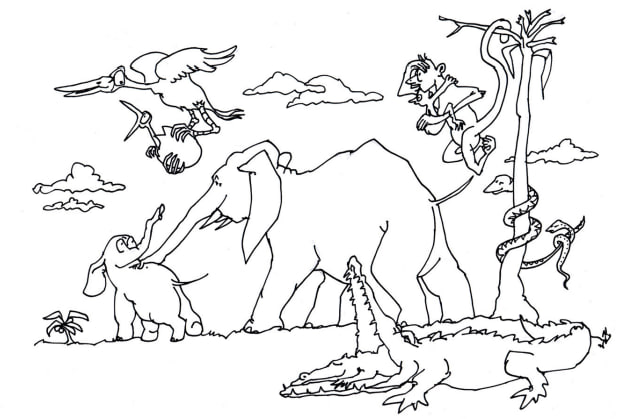
#> input picture spot_the_difference/puzzles/puzzle_extra_05.jpg, 629 x 419 px, found by its file name
$ python test_safeguards.py
#> lines starting #> are read from the running program, lines starting #| are printed output that depends on the picture; after the words box and inside, x2 and y2 are one past the last pixel; in counts of white or black regions, pixels touching at a corner belong together
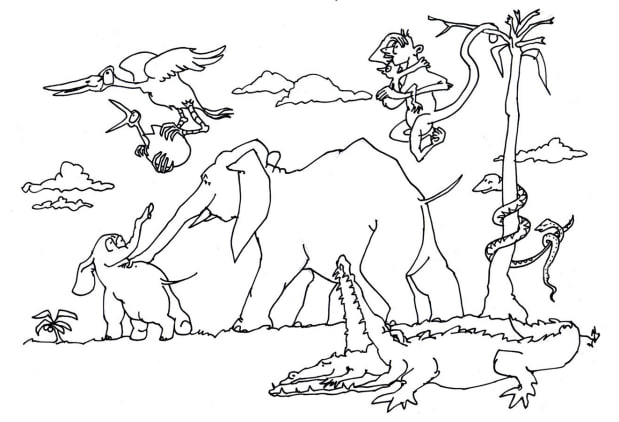
#> input picture spot_the_difference/puzzles/puzzle_extra_06.jpg, 619 x 422 px, found by its file name
### spot_the_difference/spot_the_differences.py
#!/usr/bin/env python3
"""
spot_the_difference.py  (v2 – fixed)
=====================================
Fixes over v1:
  FIX A — Large blobs (r > max_allowed_r) are now SPLIT via distance-transform
           watershed instead of silently dropped.  This recovers the tail and
           cushion-stripe differences that were being swallowed by one giant
           alignment-artifact blob.
  FIX B — HUE_DILATE_KSIZE reduced 21→9 so the hue mask doesn't bleed and
           fuse unrelated regions into one oversized blob.
  FIX C — MERGE_RADIUS reduced 88→55 so spatially-separate differences
           (tail vs. cushion-stripe) don't collapse into a single circle that
           then exceeds the radius cap and gets dropped.
  FIX D — delta_floor lowered 8.0→7.0 to catch low-contrast diffs like the tail.
  FIX E — Circle padding tightened (+12→+6) so circles hug the real diff region.
  FIX F — No per-circle numbering badges.  Only the total count is shown on the
           Khmer banner.

Usage (unchanged):
  python spot_the_difference.py puzzle.jpg
  python spot_the_difference.py original.png modified.png
  python spot_the_difference.py numbergrid.png --mode number
"""

import sys
import argparse
import warnings
import random
import os
import re
import cv2
import numpy as np
from pathlib import Path
from skimage.metrics import structural_similarity as ssim
from PIL import Image, ImageDraw, ImageFont

warnings.filterwarnings("ignore")


# ─────────────────────────────────────────────────────────────────────────────
#  TUNING CONSTANTS
# ─────────────────────────────────────────────────────────────────────────────

MAX_WARP_SCALE       = 3.0
SAME_RATIO_TOL       = 0.03
ECC_MAX_DIM          = 400
ECC_MAX_ITER         = 150
ECC_EPS              = 1e-5

NUM_CELL_PAD         = 4
NUM_MIN_COLS         = 3
NUM_MIN_ROWS         = 3

HUE_FIXED_THRESH     = 30    # degrees — hue arc above this fires
HUE_SAT_MIN          = 30    # ignore pixels below this saturation
HUE_DILATE_KSIZE     = 9     # FIX B: was 21 — smaller kernel prevents blob fusion
HUE_SCORE_WEIGHT     = 0.5
MAX_BLOB_RADIUS_FRAC = 0.25
MERGE_RADIUS         = 55    # FIX C: was 88 — tighter merging
LOW_DELTA_FRAC       = 0.30
CIRCLE_PAD           = 6     # FIX E: was 12 — tighter circles


# ─────────────────────────────────────────────────────────────────────────────
#  FONTS
# ─────────────────────────────────────────────────────────────────────────────

_KHMER_FONT_CANDIDATES = [
    "/usr/share/fonts/truetype/noto/NotoSansKhmer-Bold.ttf",
    "/usr/share/fonts/truetype/noto/NotoSerifKhmer-Bold.ttf",
    "/usr/share/fonts/truetype/noto/NotoSansKhmer-Regular.ttf",
    "/usr/share/fonts/truetype/noto/NotoSerifKhmer-Regular.ttf",
    "C:/Windows/Fonts/NotoSansKhmer-Bold.ttf",
    "C:/Windows/Fonts/NotoSansKhmer-Regular.ttf",
    "C:/Windows/Fonts/NotoSerifKhmer-Bold.ttf",
    "C:/Windows/Fonts/NotoSerifKhmer-Regular.ttf",
    "/Library/Fonts/NotoSansKhmer-Bold.ttf",
    "/Library/Fonts/NotoSansKhmer-Regular.ttf",
    os.path.expanduser("~/Library/Fonts/NotoSansKhmer-Bold.ttf"),
    os.path.expanduser("~/Library/Fonts/NotoSansKhmer[wdth,wght].ttf"),
    "/usr/local/share/fonts/NotoSansKhmer-Bold.ttf",
    os.path.expanduser("~/.fonts/NotoSansKhmer-Bold.ttf"),
    os.path.expanduser("~/.local/share/fonts/NotoSansKhmer-Bold.ttf"),
]

_AVAILABLE_KHMER_FONTS = [p for p in _KHMER_FONT_CANDIDATES if os.path.exists(p)]

if not _AVAILABLE_KHMER_FONTS:
    print(
        "[WARN] No Khmer fonts found. Khmer text will fall back to the default font.\n"
        "       Linux : sudo apt install fonts-noto-core\n"
        "       macOS : brew install font-noto-sans-khmer"
    )

_LATIN_FONT = next((p for p in [
    "/usr/share/fonts/truetype/liberation/LiberationSans-Bold.ttf",
    "/usr/share/fonts/truetype/dejavu/DejaVuSans-Bold.ttf",
    "C:/Windows/Fonts/arialbd.ttf",
    "/Library/Fonts/Arial Bold.ttf",
    "/System/Library/Fonts/Supplemental/Arial Bold.ttf",
] if os.path.exists(p)), None)


# [15 lines left out: function pick_random_khmer_font, not called in this run]


# ─────────────────────────────────────────────────────────────────────────────
#  1.  IMAGE I/O
# ─────────────────────────────────────────────────────────────────────────────

def load_bgr(path: str) -> np.ndarray:
    return cv2.cvtColor(np.array(Image.open(path).convert("RGB")), cv2.COLOR_RGB2BGR)


# [146 lines left out: functions _find_separator, crop_text_by_gap, auto_slice, not called in this run]


# ─────────────────────────────────────────────────────────────────────────────
#  2.  ALIGNMENT
# ─────────────────────────────────────────────────────────────────────────────

def _gray(img: np.ndarray) -> np.ndarray:
    return cv2.cvtColor(img, cv2.COLOR_BGR2GRAY)


def _ssim(a: np.ndarray, b: np.ndarray) -> float:
    ga = _gray(cv2.resize(a, (512, 512)))
    gb = _gray(cv2.resize(b, (512, 512)))
    score, _ = ssim(ga, gb, full=True)
    return float(score)


def _warp_h(src, H, wh):
    return cv2.warpPerspective(src, H, wh,
                               flags=cv2.INTER_LANCZOS4,
                               borderMode=cv2.BORDER_REFLECT_101)


def _homography_ok(H, w, h):
    if H is None:
        return False
    pts  = np.float32([[0,0],[w,0],[w,h],[0,h]]).reshape(-1,1,2)
    out  = cv2.perspectiveTransform(pts, H).reshape(-1,2)
    ow   = float(np.max(out[:,0]) - np.min(out[:,0]))
    oh   = float(np.max(out[:,1]) - np.min(out[:,1]))
    if ow < 1 or oh < 1:
        return False
    sx, sy = ow/w, oh/h
    lo, hi = 1.0/MAX_WARP_SCALE, float(MAX_WARP_SCALE)
    return lo < sx < hi and lo < sy < hi


def _stage1_scale(ref, tgt):
    h,  w  = ref.shape[:2]
    ht, wt = tgt.shape[:2]
    if h == ht and w == wt:
        print("[INFO] Stage-1: same size — skip")
        return tgt
    ar_r = w  / h
    ar_t = wt / ht
    diff = abs(ar_r - ar_t) / max(ar_r, ar_t)
    if diff <= SAME_RATIO_TOL:
        out = cv2.resize(tgt, (w, h), interpolation=cv2.INTER_LANCZOS4)
        print(f"[INFO] Stage-1: same ratio → Lanczos resize")
        return out
    scale   = min(w / wt, h / ht)
    nw, nh  = int(wt * scale), int(ht * scale)
    resized = cv2.resize(tgt, (nw, nh), interpolation=cv2.INTER_LANCZOS4)
    edge    = np.concatenate([resized[0].reshape(-1,3), resized[-1].reshape(-1,3),
                              resized[:,0].reshape(-1,3), resized[:,-1].reshape(-1,3)])
    pad_c   = tuple(int(x) for x in np.median(edge, axis=0))
    canvas  = np.full((h, w, 3), pad_c, dtype=np.uint8)
    y0, x0  = (h - nh) // 2, (w - nw) // 2
    canvas[y0:y0+nh, x0:x0+nw] = resized
    print(f"[INFO] Stage-1: different ratio → fit-and-pad")
    return canvas


def _match(g_ref, g_tgt, name):
    if   name == "SIFT":  det, norm = cv2.SIFT_create(nfeatures=12000), cv2.NORM_L2
    elif name == "AKAZE": det, norm = cv2.AKAZE_create(),                cv2.NORM_HAMMING
    else:                 det, norm = cv2.ORB_create(nfeatures=12000),   cv2.NORM_HAMMING
    kp1, d1 = det.detectAndCompute(g_ref, None)
    kp2, d2 = det.detectAndCompute(g_tgt, None)
    if d1 is None or d2 is None or len(kp1) < 8 or len(kp2) < 8:
        return kp1, kp2, []
    matcher = cv2.BFMatcher(norm, crossCheck=False)
    raw     = matcher.knnMatch(d2, d1, k=2)
    good    = [m for m,n in raw if len((m,n))==2 and m.distance < 0.78*n.distance]
    return kp1, kp2, good


def _stage2_features(ref, tgt):
    h, w  = ref.shape[:2]
    g_ref = _gray(ref)
    g_tgt = _gray(tgt)
    for name in ("SIFT", "AKAZE", "ORB"):
        kp1, kp2, good = _match(g_ref, g_tgt, name)
        print(f"[INFO] Stage-2 {name}: {len(good)} good matches")
        if len(good) < 12:
            continue
        src = np.float32([kp2[m.queryIdx].pt for m in good]).reshape(-1,1,2)
        dst = np.float32([kp1[m.trainIdx].pt for m in good]).reshape(-1,1,2)
        H, mask = cv2.findHomography(src, dst, cv2.RANSAC, 5.0)
        if not _homography_ok(H, w, h):
            print(f"[WARN] Stage-2 {name}: homography failed sanity check")
            continue
        inliers = int(mask.sum()) if mask is not None else 0
        print(f"[INFO] Stage-2 {name}: accepted ({inliers} inliers)")
        warped  = _warp_h(tgt, H, (w, h))
        corners = np.float32([[0,0],[w,0],[w,h],[0,h]]).reshape(-1,1,2)
        mapped  = cv2.perspectiveTransform(corners, H).reshape(-1,2)
        vy1     = min(h, int(np.floor(mapped[:,1].max())))
        vy1     = vy1 if vy1 > 10 else h
        return warped, (0, vy1), H
    print("[WARN] Stage-2: no usable homography")
    return tgt, (0, h), None


def _stage3_ecc(ref, tgt):
    h, w   = ref.shape[:2]
    sc     = min(1.0, ECC_MAX_DIM / max(h, w))
    sw, sh = int(w*sc), int(h*sc)
    g_ref  = _gray(cv2.resize(ref, (sw, sh)))
    g_tgt  = _gray(cv2.resize(tgt, (sw, sh)))
    criteria = (cv2.TERM_CRITERIA_EPS | cv2.TERM_CRITERIA_COUNT, ECC_MAX_ITER, ECC_EPS)
    H_init   = np.eye(3, dtype=np.float32)
    try:
        _, H_small = cv2.findTransformECC(g_ref, g_tgt, H_init,
                                          cv2.MOTION_HOMOGRAPHY, criteria,
                                          inputMask=None, gaussFiltSize=5)
    except cv2.error as e:
        print(f"[WARN] Stage-3 ECC: {e}")
        return tgt, None
    H_full       = H_small.copy()
    H_full[0, 2] /= sc
    H_full[1, 2] /= sc
    if not _homography_ok(H_full, w, h):
        print("[WARN] Stage-3 ECC: insane result — skipped")
        return tgt, None
    return _warp_h(tgt, H_full, (w, h)), H_full


def align(ref, tgt, skip_ecc=True):
#> called with skip_ecc = False
    h, w = ref.shape[:2]
    ht, wt = tgt.shape[:2]

    s0 = _ssim(ref, tgt)
#> in _ssim, `score, _ = ssim(ga, gb, full=True)`: score = 0.558
#> s0 = 0.558
    print(f"[INFO] SSIM before alignment : {s0:.4f}")
#| [INFO] SSIM before alignment : 0.5582

    tgt = _stage1_scale(ref, tgt)
#> in _stage1_scale, `out = cv2.resize(tgt, (w, h), interpolation=cv2.INTER_LANCZOS4)`:
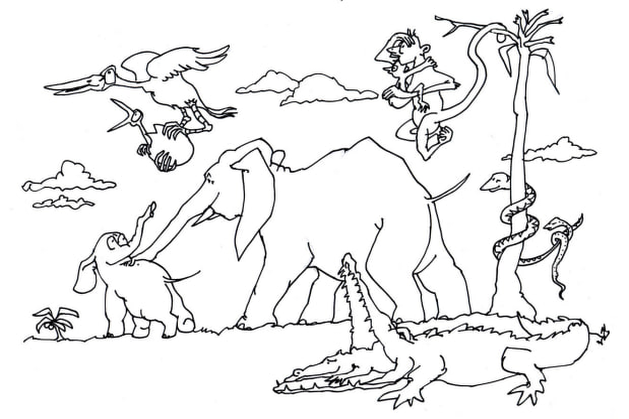
#> out: shape (419, 629, 3); mean B, G, R 237.2, 237, 237
    s1  = _ssim(ref, tgt)
#> s1 = 0.558
    print(f"[INFO] SSIM after  Stage-1   : {s1:.4f}")
#| [INFO] SSIM after  Stage-1   : 0.5581

    # Initialize valid mask from Stage-1
    ar_r = w / h
    ar_t = wt / ht
    diff = abs(ar_r - ar_t) / max(ar_r, ar_t)

    valid_mask = np.zeros((h, w), dtype=np.uint8)
    if h == ht and w == wt:
        valid_mask[:, :] = 255
    elif diff <= SAME_RATIO_TOL:
        valid_mask[:, :] = 255
    else:
        scale = min(w / wt, h / ht)
        nw, nh = int(wt * scale), int(ht * scale)
        y0, x0 = (h - nh) // 2, (w - nw) // 2
        valid_mask[y0:y0+nh, x0:x0+nw] = 255

    tgt2, valid_range, H = _stage2_features(ref, tgt)
#> the loop in _stage2_features, `for name in ("SIFT", "AKAZE", "ORB"):` made 1 pass
#> (raw in _match, good, ow in _homography_ok, oh in _homography_ok, sx in _homography_ok, sy in _homography_ok, inliers, vy1) on pass 1: (1133 matches, 725 matches, 619.4, 422.9, 0.985, 1.01, 613, 419)
#> (printed output is left out)
#> valid_range = (0, 419); H = [[0.983, 0.00107, 10.93], [-0.00108, 1.01, 0.886], [-2.83e-06, 2.78e-06, 1]]
    s2 = _ssim(ref, tgt2)
#> s2 = 0.925
    if s2 >= s1 - 0.005:
        tgt, s_cur = tgt2, s2
#> s_cur = 0.925
        if H is not None:
            valid_mask = cv2.warpPerspective(valid_mask, H, (w, h), flags=cv2.INTER_NEAREST, borderMode=cv2.BORDER_CONSTANT, borderValue=0)
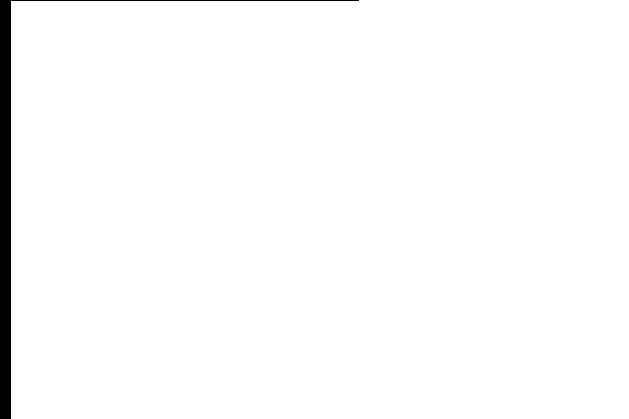
#> valid_mask: shape (419, 629); 98.1% white; 1 black region, box (x1, y1, x2, y2) and area: (0, 0, 359, 419) 4957
    else:
        s_cur = s1; H = None; valid_range = (0, ref.shape[0])
        print("[INFO] Stage-2 made things worse — reverted")
    print(f"[INFO] SSIM after  Stage-2   : {s_cur:.4f}")
#| [INFO] SSIM after  Stage-2   : 0.9248

    if not skip_ecc:
        tgt3, H_ecc = _stage3_ecc(ref, tgt)
#> in _stage3_ecc, `_, H_small = cv2.findTransformECC(g_ref, g_tgt, H_init, cv2.MOTION_HOM..`: H_small = [[0.998, -6.15e-05, 0.0976], [-0.000396, 0.999, 0.123], [-3.34e-06, -2.52e-06, 1]]
#> in _stage3_ecc, `H_full       = H_small.copy()`: H_full has the same summary as H_small
#> H_ecc = [[0.998, -6.15e-05, 0.153], [-0.000396, 0.999, 0.194], [-3.34e-06, -2.52e-06, 1]]
        s3   = _ssim(ref, tgt3)
#> in _gray (call 12), `return cv2.cvtColor(img, cv2.COLOR_BGR2GRAY)`:
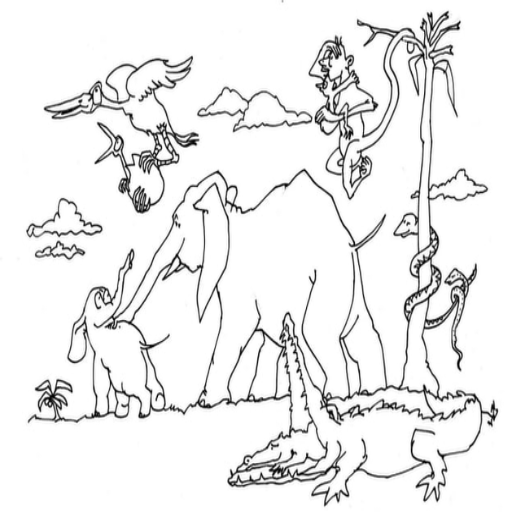
#> returned value: shape (512, 512); min 0, max 255, mean 236.9
#> s3 = 0.911
        if s3 > s_cur + 0.001:
            tgt, s_cur = tgt3, s3
            if H is not None and H_ecc is not None:
                H = H_ecc @ H
            elif H_ecc is not None:
                H = H_ecc
            if H_ecc is not None:
                valid_mask = cv2.warpPerspective(valid_mask, H_ecc, (w, h), flags=cv2.INTER_NEAREST, borderMode=cv2.BORDER_CONSTANT, borderValue=0)
            print(f"[INFO] SSIM after  Stage-3   : {s_cur:.4f}  (ECC applied)")
        else:
            print(f"[INFO] SSIM after  Stage-3   : {s3:.4f}  (ECC skipped)")
#| [INFO] SSIM after  Stage-3   : 0.9113  (ECC skipped)

    return tgt, valid_range, H, valid_mask


# ─────────────────────────────────────────────────────────────────────────────
#  3.  DIFFERENCE DETECTION
# ─────────────────────────────────────────────────────────────────────────────

# [522 lines left out: functions _auto_threshold, _lab_delta_map, _hue_delta_map, _split_large_blob, is_watermark_text, _mask_ocr_text and 2 more, not called in this run]


# ─────────────────────────────────────────────────────────────────────────────
#  3b.  LINE-DRAWING MODE
# ─────────────────────────────────────────────────────────────────────────────

_SATURATION_LINE_THRESHOLD = 20

# [524 lines left out: functions is_line_drawing, detect_line, _ocr_digit_grid, _crop_grid_content, _grid_cell_centres, _find_grid_crop_coords and 5 more, not called in this run]


def _khmer_digits(n: int) -> str:
    return str(n).translate(str.maketrans("0123456789", "០១២៣៤៥៦៧៨៩"))


# [366 lines left out: functions make_khmer_banner, add_watermark, build_stacked_output, build_vertical_split_output, build_stacked_output_numgrid, build_sidebyside_output and 3 more, not called in this run]


# [2 lines that do not run on import are left out]

### spot_the_difference/scratch/test_safeguards.py
import cv2
import numpy as np
import sys
sys.path.append("/Users/nicksng/code/puzzle-portal/spot_the_difference")
import spot_the_differences as std

img_a = std.load_bgr("spot_the_difference/puzzles/puzzle_extra_05.jpg")
img_b = std.load_bgr("spot_the_difference/puzzles/puzzle_extra_06.jpg")

img_b_aligned, valid_y_range, H_align, valid_mask = std.align(img_a, img_b, skip_ecc=False)
#> valid_y_range = (0, 419); H_align has the same summary as H in align

h, w  = img_a.shape[:2]
img_b_aligned = cv2.resize(img_b_aligned, (w, h), interpolation=cv2.INTER_LANCZOS4)
score, diff = std.ssim(std._gray(img_a), std._gray(img_b_aligned), full=True)
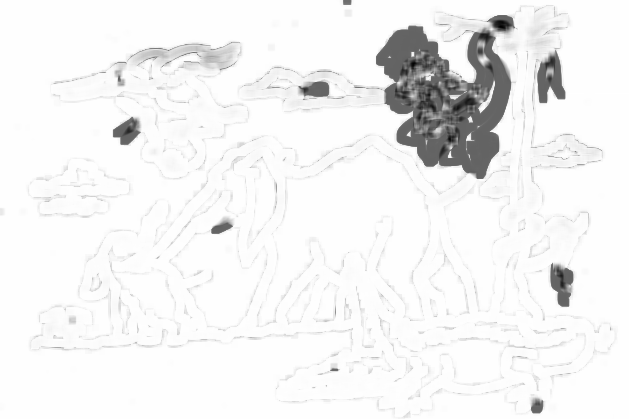
#> diff: shape (419, 629) float64; min -0.632, max 1, mean 0.92; drawn with min black and max white
#> score = 0.918
inv      = cv2.bitwise_not((diff * 255).clip(0, 255).astype(np.uint8))
_, thresh = cv2.threshold(inv, 30, 255, cv2.THRESH_BINARY)
k = cv2.getStructuringElement(cv2.MORPH_ELLIPSE, (3, 3))
thresh = cv2.morphologyEx(thresh, cv2.MORPH_CLOSE, k)
thresh = cv2.morphologyEx(thresh, cv2.MORPH_OPEN,  k)

border = max(8, int(min(h, w) * 0.02))
bmask  = np.zeros_like(thresh)
bmask[border:h - border, border:w - border] = 255

# Apply valid_mask
if valid_mask is not None:
    kernel = cv2.getStructuringElement(cv2.MORPH_RECT, (3, 3))
    eroded_valid = cv2.erode(valid_mask, kernel)
    bmask = cv2.bitwise_and(bmask, eroded_valid)

# Apply margins (top=35, bottom=12, left=20, right=20)
bmask[:35, :] = 0
bmask[h-12:, :] = 0
bmask[:, :20] = 0
bmask[:, w-20:] = 0

# Modified is_watermark_text that excludes sers and llge
# [14 lines left out: function custom_is_watermark_text, not called in this run]

def custom_mask_ocr_text(img_a, img_b, bmask):
    import pytesseract
    from PIL import Image
    h_panel, w_panel = img_a.shape[:2]
    for img in (img_a, img_b):
        pil_img = Image.fromarray(cv2.cvtColor(img, cv2.COLOR_BGR2RGB))
        data = pytesseract.image_to_data(pil_img, config="-l eng+khm --psm 11", output_type=pytesseract.Output.DICT)
        n_boxes = len(data.get('level', []))
        for i in range(n_boxes):
            text = data['text'][i].strip()
            if text:
                if not custom_is_watermark_text(text):
                    continue
                x = data['left'][i]
                y = data['top'][i]
                w = data['width'][i]
                h = data['height'][i]

                if w > bmask.shape[1] * 0.35 or h > bmask.shape[0] * 0.25:
                    continue

                pad = 30
                x1 = max(0, x - pad)
                y1 = max(0, y - pad)
                x2 = min(bmask.shape[1], x + w + pad)
                y2 = min(bmask.shape[0], y + h + pad)
                bmask[y1:y2, x1:x2] = 0

custom_mask_ocr_text(img_a, img_b_aligned, bmask)
#> the loop in custom_mask_ocr_text, `for img in (img_a, img_b):` made 1 pass
#> in custom_mask_ocr_text, pil_img is the input picture: PIL image 629x419 RGB; mean R, G, B 237.3, 237.3, 237.5
#> (the call stopped at in custom_mask_ocr_text, `data = pytesseract.image_to_data(pil_img, config="-l eng+khm --psm 11"..`: pytesseract is not available in this run)

thresh_masked = cv2.bitwise_and(thresh, bmask)

contours, _ = cv2.findContours(thresh_masked, cv2.RETR_EXTERNAL, cv2.CHAIN_APPROX_SIMPLE)
#> contours = 206 contours, 185 with area under 20; largest, box (x1, y1, x2, y2) and area: (353, 35, 514, 182) 13273, (128, 41, 242, 72) 1837, (528, 35, 566, 105) 1503, (548, 263, 575, 307) 764, (295, 69, 335, 101) 713
cdiff = np.mean(cv2.absdiff(img_a, img_b_aligned).astype(np.float32), axis=2)
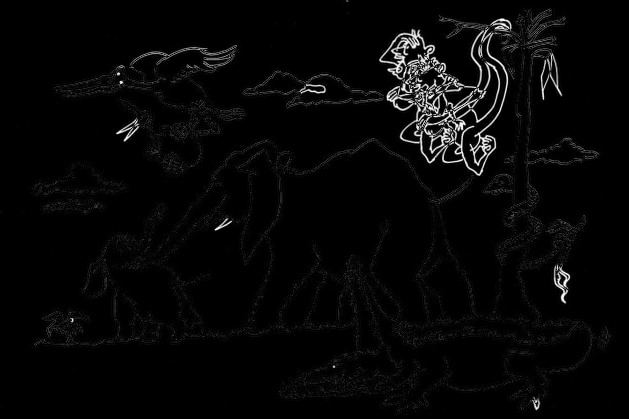
#> cdiff: shape (419, 629) float32; min 0, max 255, mean 6.8
ga    = std._gray(img_a).astype(np.float64)
gb    = std._gray(img_b_aligned).astype(np.float64)

candidates = []
for cnt in contours:
    if cv2.contourArea(cnt) < 5:
        continue
    mask = np.zeros((h, w), dtype=np.uint8)
    cv2.drawContours(mask, [cnt], -1, 255, cv2.FILLED)
    delta = cv2.mean(cdiff, mask=mask)[0]
    if delta < 5.0:
        continue
    (cx, cy), r = cv2.minEnclosingCircle(cnt)
    cx, cy, r   = int(cx), int(cy), int(r)
    x1 = max(0, cx-r-5); y1 = max(0, cy-r-5)
    x2 = min(w, cx+r+5); y2 = min(h, cy+r+5)
    peak = float(np.abs(ga[y1:y2, x1:x2] - gb[y1:y2, x1:x2]).max())
    if peak < max(80, int(min(h, w) * 0.45)):
        continue
    max_r = int(min(h, w) * 0.15)
    candidates.append((cx, cy, min(max(r + 15, 20), max_r), delta))
#> this loop made 206 passes
#> delta on passes 2, 4, 5: 2, 1.04, 1.23
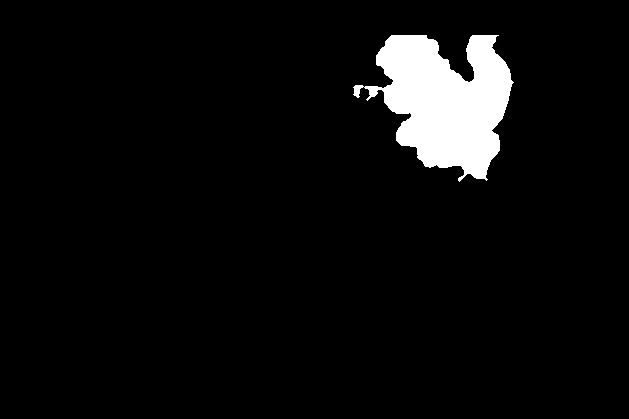
#> mask: shape (419, 629); 5.2% white; 1 white region, box (x1, y1, x2, y2) and area: (353, 35, 514, 182) 13605
#> after the loop, candidates = [(537, 400, 23, 54.19), (332, 368, 20, 18.23), (72, 319, 20, 43.03), (560, 284, 37, 58.33), (221, 225, 28, 45.15), (127, 129, 31, 48.34), (316, 85, 36, 31.17), (119, 73, 28, 31.8), (543, 68, 51, 34.31), (507, 35, 20, 41.06), (440, 103, 62, 62.32)]

candidates.sort(key=lambda x: -x[3])
kept = []
LINE_NMS_RADIUS = max(20, int(min(h, w) * 0.12))
for cx, cy, r, d in candidates:
    suppressed = False
    for kx, ky, _, kd in kept:
        dist = ((cx-kx)**2+(cy-ky)**2)**0.5
        if dist < LINE_NMS_RADIUS:
            suppressed = True
            break
    if not suppressed:
        kept.append((cx, cy, r, d))
#> this loop made 11 passes
#> after the loop, kept = [(440, 103, 62, 62.32), (560, 284, 37, 58.33), (537, 400, 23, 54.19), (127, 129, 31, 48.34), (221, 225, 28, 45.15), (72, 319, 20, 43.03), (507, 35, 20, 41.06), (119, 73, 28, 31.8), (316, 85, 36, 31.17), (332, 368, 20, 18.23)]

print(f"Detections ({len(kept)} total):")
#| Detections (10 total):
for idx, (cx, cy, r, d) in enumerate(kept):
    print(f"  Circle {idx+1}: center=({cx}, {cy}), r={r}, delta={d:.1f}")
#> this loop made 10 passes
#> (printed output is left out)

gt_mapped = [
    (109.4, 64.1),
    (544.9, 84.8),
    (294.0, 87.6),
    (438.8, 100.0),
    (112.0, 127.5),
    (207.1, 218.5),
    (557.4, 291.7),
    (55.2, 313.8),
    (321.5, 364.9),
    (517.5, 395.2)
]

print("\nMatching to GT:")
matched = set()
for idx, (cx, cy, r, d) in enumerate(kept):
    closest_dist = float('inf')
    closest_gt = -1
    for i, (gcx, gcy) in enumerate(gt_mapped):
        dist = np.sqrt((cx - gcx)**2 + (cy - gcy)**2)
        if dist < closest_dist:
            closest_dist = dist
            closest_gt = i
    if closest_dist < 60:
        matched.add(closest_gt)
        print(f"  Detection {idx+1} at ({cx}, {cy}) -> MATCHED GT {closest_gt+1} (dist={closest_dist:.1f})")
    else:
        print(f"  Detection {idx+1} at ({cx}, {cy}) -> FALSE POSITIVE (closest GT {closest_gt+1} dist={closest_dist:.1f})")
#> after the loop, matched = 9 items

print(f"\nTotal matched GTs: {len(matched)} / {len(gt_mapped)}")
#| Total matched GTs: 9 / 10
print("Missed GTs:")
for i in range(len(gt_mapped)):
    if i not in matched:
        print(f"  GT {i+1} at {gt_mapped[i]}")
